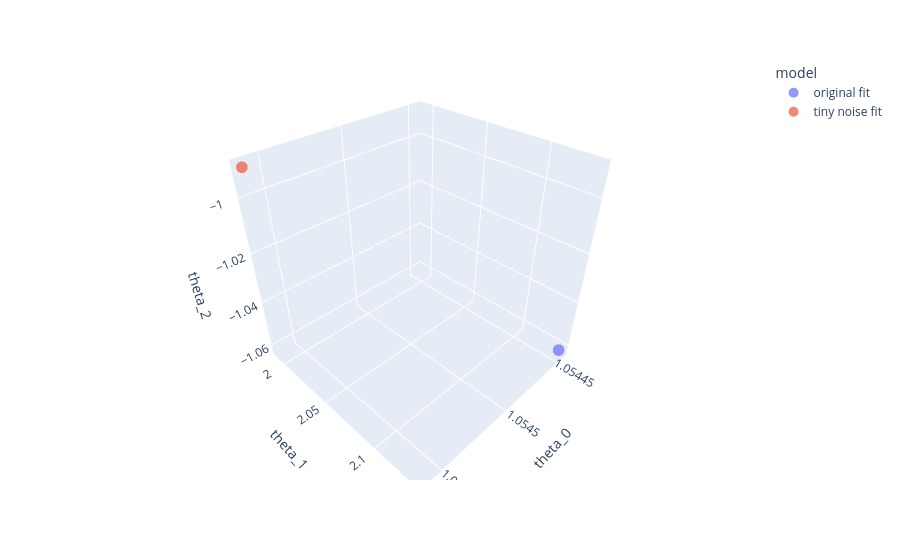
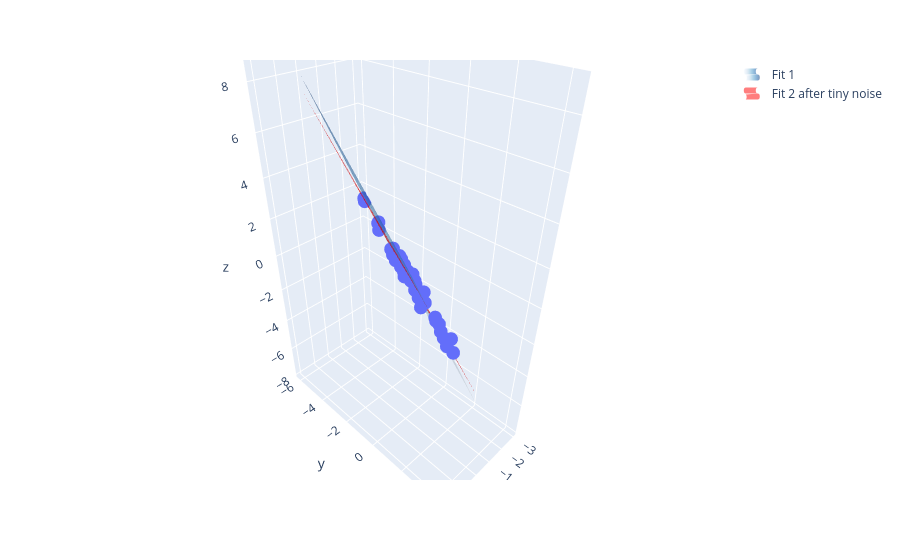

Notebook code for these charts, in order:
### Markdown cell above
#### Case 1A: Multicollinearity

### Code cell
# Case 1A: Multicollinearity
np.random.seed(1841)

n = 50

x1 = np.random.randn(n)
x2 = 2*x1 + 0.01*np.random.randn(n) # almost linear dependent

X = np.c_[np.ones(n), x1, x2]

true_theta = np.array([1, 2, -1])
y = X @ true_theta + 0.2*np.random.randn(n)

# OLS
theta_hat = np.linalg.inv(X.T @ X) @ X.T @ y
print("Estimated coefficients:", theta_hat)

# small noise change
y2 = y + 0.01*np.random.randn(n)
theta_hat2 = np.linalg.inv(X.T @ X) @ X.T @ y2
print("After tiny noise:", theta_hat2)

df_theta = pd.DataFrame({
    "theta_0": [theta_hat[0], theta_hat2[0]],
    "theta_1": [theta_hat[1], theta_hat2[1]],
    "theta_2": [theta_hat[2], theta_hat2[2]],
    "model": ["original fit", "tiny noise fit"]
})

fig = px.scatter_3d(
    df_theta,
    x="theta_0",
    y="theta_1",
    z="theta_2",
    color="model",
    size=[5,5]
)

fig.show()


# scatter points
fig = px.scatter_3d(x=x1, y=x2, z=y)

# grid for planes
grid = np.linspace(x1.min(), x1.max(), 20)
xx, yy = np.meshgrid(grid, grid)

# first plane
zz1 = theta_hat[0] + theta_hat[1]*xx + theta_hat[2]*yy

fig.add_surface(
    x=xx, y=yy, z=zz1,
    opacity=0.5,
    showlegend=True,
    showscale=False,
    name="Fit 1",
    colorscale='Blues'
)

# second plane (after tiny noise)
zz2 = theta_hat2[0] + theta_hat2[1]*xx + theta_hat2[2]*yy

fig.add_surface(
    x=xx, y=yy, z=zz2,
    opacity=0.5,
    showlegend=True,
    showscale=False,
    colorscale=[[0, 'red'], [1, 'red']],
    name="Fit 2 after tiny noise",
)

fig.show()

### Figure 1 — Plotly figure (JSON) as saved in the notebook; plotly's stock layout.template omitted (floating-point values rounded to 4 significant figures)
{"data": [{"hovertemplate": "model=original fit<br>theta_0=%{x}<br>theta_1=%{y}<br>theta_2=%{z}<br>size=%{marker.size}<extra></extra>", "legendgroup": "original fit", "marker": {"color": "#636efa", "size": [5], "sizemode": "area", "sizeref": 0.0125, "symbol": "circle"}, "mode": "markers", "name": "original fit", "scene": "scene", "showlegend": true, "type": "scatter3d", "x": [1.054], "y": [2.134], "z": [-1.062]}, {"hovertemplate": "model=tiny noise fit<br>theta_0=%{x}<br>theta_1=%{y}<br>theta_2=%{z}<br>size=%{marker.size}<extra></extra>", "legendgroup": "tiny noise fit", "marker": {"color": "#EF553B", "size": [5], "sizemode": "area", "sizeref": 0.0125, "symbol": "circle"}, "mode": "markers", "name": "tiny noise fit", "scene": "scene", "showlegend": true, "type": "scatter3d", "x": [1.055], "y": [1.991], "z": [-0.9902]}], "layout": {"legend": {"itemsizing": "constant", "title": {"text": "model"}, "tracegroupgap": 0}, "margin": {"t": 60}, "scene": {"domain": {"x": [0, 1], "y": [0, 1]}, "xaxis": {"title": {"text": "theta_0"}}, "yaxis": {"title": {"text": "theta_1"}}, "zaxis": {"title": {"text": "theta_2"}}}}}

### Figure 2 — Plotly figure (JSON) as saved in the notebook; plotly's stock layout.template omitted (floating-point values rounded to 4 significant figures; data arrays with more than 128 entries replaced by an {"elided": "..."} marker saying what was removed)
{"data": [{"hovertemplate": "x=%{x}<br>y=%{y}<br>z=%{z}<extra></extra>", "legendgroup": "", "marker": {"color": "#636efa", "symbol": "circle"}, "mode": "markers", "name": "", "scene": "scene", "showlegend": false, "type": "scatter3d", "x": [0.4415, 1.897, 0.7343, 2.132, -2.986, -0.691, 0.1817, 0.4646, -0.8373, -1.011, -0.4474, 0.4042, -0.5622, -0.05994, 0.1436, 1.769, 0.7258, -0.2182, 0.8538, -0.1861, 1.375, -1.918, 1.554, -1.832, 1.637, 0.3506, 0.9125, -3.028, 0.03448, -0.349, -1.883, -0.5435, -0.4719, -0.578, -0.09534, 0.6247, -0.3643, 0.2801, 0.07399, 0.1058, 1.431, 2.033, -0.8739, -0.8459, -0.1614, -0.1769, -0.7176, 0.1181, 0.02258, 0.2024], "y": [0.863, 3.796, 1.456, 4.273, -5.981, -1.388, 0.3705, 0.91, -1.653, -2.005, -0.9048, 0.8068, -1.118, -0.1084, 0.2957, 3.53, 1.463, -0.427, 1.706, -0.3868, 2.761, -3.827, 3.11, -3.677, 3.275, 0.7042, 1.831, -6.063, 0.06225, -0.6968, -3.756, -1.082, -0.9418, -1.151, -0.1937, 1.234, -0.7387, 0.5641, 0.1521, 0.1999, 2.857, 4.065, -1.751, -1.703, -0.3241, -0.3551, -1.435, 0.2322, 0.05407, 0.4052], "z": [0.9258, 0.8102, 1.128, 0.9885, 1.116, 0.7417, 1.058, 1.247, 0.9809, 0.8979, 1.315, 1.324, 0.8965, 0.9714, 1.033, 0.9467, 0.5378, 0.9122, 1.497, 0.8997, 1.196, 1.128, 1.199, 0.8516, 0.9992, 1.128, 1.087, 1.24, 1.232, 1.296, 1.223, 1.107, 1.012, 1.08, 0.97, 0.8395, 0.8722, 1.467, 0.9506, 1.087, 1.128, 1.421, 0.7822, 1.145, 0.6742, 1.254, 0.8359, 1.141, 1.148, 1.019]}, {"colorscale": [[0, "rgb(247,251,255)"], [0.125, "rgb(222,235,247)"], [0.25, "rgb(198,219,239)"], [0.375, "rgb(158,202,225)"], [0.5, "rgb(107,174,214)"], [0.625, "rgb(66,146,198)"], [0.75, "rgb(33,113,181)"], [0.875, "rgb(8,81,156)"], [1, "rgb(8,48,107)"]], "name": "Fit 1", "opacity": 0.5, "showlegend": true, "showscale": false, "type": "surface", "x": {"elided": "20x20 float values"}, "y": {"elided": "20x20 float values"}, "z": {"elided": "20x20 float values"}}, {"colorscale": [[0, "red"], [1, "red"]], "name": "Fit 2 after tiny noise", "opacity": 0.5, "showlegend": true, "showscale": false, "type": "surface", "x": {"elided": "20x20 float values"}, "y": {"elided": "20x20 float values"}, "z": {"elided": "20x20 float values"}}], "layout": {"legend": {"tracegroupgap": 0}, "margin": {"t": 60}, "scene": {"domain": {"x": [0, 1], "y": [0, 1]}, "xaxis": {"title": {"text": "x"}}, "yaxis": {"title": {"text": "y"}}, "zaxis": {"title": {"text": "z"}}}}}
